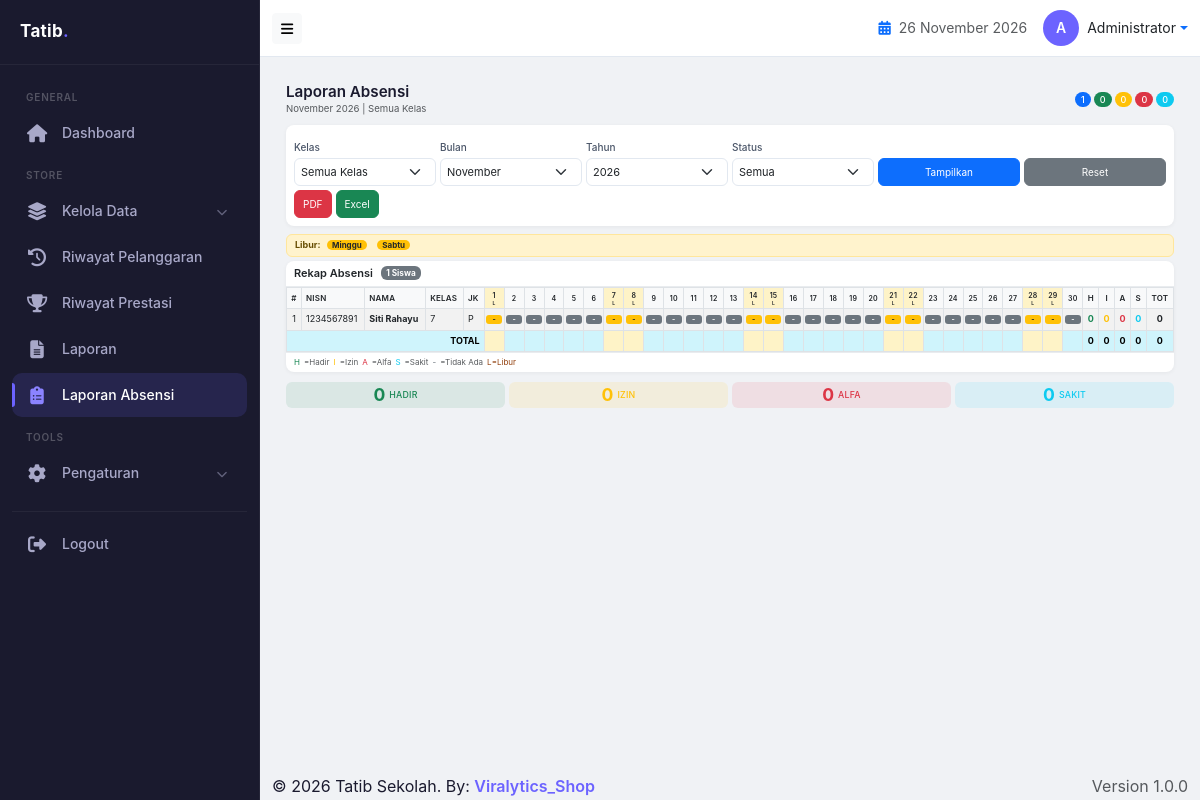
/admin/laporan_absensi.php (signed in), run on the app's committed database.
### tables this page shows
CREATE TABLE `users` (
  `id` int(11) NOT NULL,
  `username` varchar(50) NOT NULL,
  `password` varchar(255) NOT NULL,
  `nama_lengkap` varchar(100) NOT NULL,
  `nip` varchar(20) DEFAULT NULL,
  `role` enum('admin','guru','bk','walikelas') DEFAULT 'guru',
  `jabatan` varchar(50) DEFAULT NULL,
  `no_hp` varchar(15) DEFAULT NULL,
  `foto` varchar(100) DEFAULT NULL,
  `is_piket` tinyint(1) DEFAULT '0',
  `is_bk` tinyint(1) DEFAULT '0',
  `is_walikelas` tinyint(1) DEFAULT '0',
  `created_at` timestamp NOT NULL DEFAULT CURRENT_TIMESTAMP
);

CREATE TABLE `hari_libur` (
  `id` int(11) NOT NULL,
  `tanggal` date DEFAULT NULL,
  `hari` varchar(20) DEFAULT NULL,
  `keterangan` varchar(255) DEFAULT NULL,
  `jenis` enum('otomatis_harian','otomatis_tanggal','custom') DEFAULT 'custom',
  `is_active` tinyint(1) DEFAULT '1',
  `created_at` timestamp NOT NULL DEFAULT CURRENT_TIMESTAMP,
  `updated_at` timestamp NULL DEFAULT NULL ON UPDATE CURRENT_TIMESTAMP
);

CREATE TABLE `siswa` (
  `id` int(11) NOT NULL,
  `nisn` varchar(20) NOT NULL,
  `nama_siswa` varchar(100) NOT NULL,
  `kelas_id` int(11) DEFAULT NULL,
  `jenis_kelamin` enum('L','P') DEFAULT NULL,
  `tempat_lahir` varchar(50) DEFAULT NULL,
  `tanggal_lahir` date DEFAULT NULL,
  `alamat` text,
  `no_hp` varchar(15) DEFAULT NULL,
  `poin` int(11) DEFAULT '0',
  `foto` varchar(100) DEFAULT NULL,
  `created_at` timestamp NOT NULL DEFAULT CURRENT_TIMESTAMP
);

CREATE TABLE `kelas` (
  `id` int(11) NOT NULL,
  `nama_kelas` varchar(20) NOT NULL,
  `tingkat` varchar(10) DEFAULT NULL,
  `jurusan` varchar(20) DEFAULT NULL,
  `wali_kelas_id` int(11) DEFAULT NULL,
  `tahun_ajaran` varchar(20) DEFAULT NULL,
  `created_at` timestamp NOT NULL DEFAULT CURRENT_TIMESTAMP
);

### admin/laporan_absensi.php (the view, shortened to what the rows shown need)
<?php
require_once __DIR__ . '/../includes/config.php';
require_once __DIR__ . '/../includes/db.php';
function getSemuaHariLibur() {
    $conn = getDB();
    $check = $conn->query("SHOW TABLES LIKE 'hari_libur'");
    $check_col = $conn->query("SHOW COLUMNS FROM hari_libur LIKE 'hari'");
    $query = "SELECT * FROM hari_libur WHERE is_active = 1";
    $result = $conn->query($query);
    $data = [];
    if ($result && $result->num_rows > 0) {
        while ($row = $result->fetch_assoc()) {
            $data[] = $row;
        }
    }
    return $data;
}
function isHariLibur($tanggal) {
    $hari_libur = $_SESSION['hari_libur_cache_admin'] ?? [];
    $hari = date('l', strtotime($tanggal));
    $hari_indonesia = [
        'Monday' => 'Senin', 'Tuesday' => 'Selasa', 'Wednesday' => 'Rabu',
        'Thursday' => 'Kamis', 'Friday' => 'Jumat', 'Saturday' => 'Sabtu',
        'Sunday' => 'Minggu'
    ];
    $hari_indo = $hari_indonesia[$hari] ?? $hari;
    foreach ($hari_libur as $libur) {
        if ($libur['jenis'] == 'otomatis_harian' && $libur['hari'] == $hari_indo) {
            return true;
        }
    }
    return false;
}
$hari_libur_all = getSemuaHariLibur();
$kelas_id = isset($_GET['kelas_id']) ? (int)$_GET['kelas_id'] : 0;
$bulan = isset($_GET['bulan']) ? (int)$_GET['bulan'] : date('m');
$tahun = isset($_GET['tahun']) ? (int)$_GET['tahun'] : date('Y');
function getDataAbsensiAll($kelas_id = 0, $bulan, $tahun) {
    $conn = getDB();
    $query = "SELECT s.*, k.nama_kelas
              FROM siswa s
              LEFT JOIN kelas k ON s.kelas_id = k.id
              WHERE 1=1";
    $query .= " ORDER BY k.nama_kelas, s.nama_siswa";
    $siswa_list = getRows($query);
    $jumlah_hari = cal_days_in_month(CAL_GREGORIAN, $bulan, $tahun);
    $siswa_ids = array_column($siswa_list, 'id');
    $siswa_ids_str = implode(',', $siswa_ids);
    $start_date = $tahun . '-' . str_pad($bulan, 2, '0', STR_PAD_LEFT) . '-01';
    $end_date = date('Y-m-t', strtotime($start_date));
    $query_abs = "SELECT siswa_id, tanggal, status FROM absensi
                  WHERE siswa_id IN ($siswa_ids_str)
                  AND tanggal BETWEEN '$start_date' AND '$end_date'";
    $result_abs = $conn->query($query_abs);
    $absensi_map = [];
    $data = [];
    foreach ($siswa_list as $siswa) {
        $row = [
            'siswa_id' => $siswa['id'],
            'nisn' => $siswa['nisn'],
            'nama_siswa' => $siswa['nama_siswa'],
            'jenis_kelamin' => $siswa['jenis_kelamin'],
            'nama_kelas' => $siswa['nama_kelas'] ?? '-',
            'kelas_id' => $siswa['kelas_id'],
            'absensi' => [],
            'total_hadir' => 0,
            'total_izin' => 0,
            'total_alfa' => 0,
            'total_sakit' => 0,
            'total_absensi' => 0
        ];
        for ($i = 1; $i <= $jumlah_hari; $i++) {
            $tanggal = $tahun . '-' . str_pad($bulan, 2, '0', STR_PAD_LEFT) . '-' . str_pad($i, 2, '0', STR_PAD_LEFT);
            $key = $siswa['id'] . '|' . $tanggal;
            if (isset($absensi_map[$key])) {
                $status = $absensi_map[$key];
                $row['absensi'][$i] = $status;
                if ($status == 'H') $row['total_hadir']++;
                elseif ($status == 'I') $row['total_izin']++;
                elseif ($status == 'A') $row['total_alfa']++;
                elseif ($status == 'S') $row['total_sakit']++;
            } else {
                $row['absensi'][$i] = '-';
            }
        }
        $row['total_absensi'] = $row['total_hadir'] + $row['total_izin'] + $row['total_alfa'] + $row['total_sakit'];
        $data[] = $row;
    }
    return $data;
}
$data_absensi = getDataAbsensiAll($kelas_id, $bulan, $tahun);
$jumlah_hari = cal_days_in_month(CAL_GREGORIAN, $bulan, $tahun);
$hari_libur_cache = [];
for ($i = 1; $i <= $jumlah_hari; $i++) {
    $tanggal = $tahun . '-' . str_pad($bulan, 2, '0', STR_PAD_LEFT) . '-' . str_pad($i, 2, '0', STR_PAD_LEFT);
    $hari_libur_cache[$i] = isHariLibur($tanggal);
}
include __DIR__ . '/../includes/header.php';
?>
<div class="container-fluid dashboard-container">
    <?php if (count($hari_libur_all) > 0): ?>
        <div class="alert alert-warning py-1 px-2 mb-2 libur-alert">
            <strong>Libur:</strong>
            <?php foreach ($hari_libur_all as $libur):
                if ($libur['jenis'] == 'otomatis_harian') {
                    $display = $libur['hari'];
                } else {
                    $display = date('d-m-Y', strtotime($libur['tanggal']));
                }
            ?>
                <span class="badge bg-warning text-dark mx-1"><?= $display ?></span>
            <?php endforeach; ?>
        </div>
    <?php endif; ?>
    <div class="card table-card">
        <div class="card-body p-0">
            <div class="table-responsive" id="tableWrapper">
                <table class="table table-bordered table-hover table-striped mb-0 rekap-table" id="rekapTable">
                    <thead>
                        <tr>
                            <th class="text-center">#</th>
                            <th>NISN</th>
                            <th>Nama</th>
                            <th>Kelas</th>
                            <th>JK</th>
                            <?php for ($i = 1; $i <= $jumlah_hari; $i++): ?>
                                <th class="text-center day-header <?= $hari_libur_cache[$i] ? 'libur-day' : '' ?>">
                                    <?= $i ?>
                                    <?php if ($hari_libur_cache[$i]): ?>
                                        <span class="libur-icon">L</span>
                                    <?php endif; ?>
                                </th>
                            <?php endfor; ?>
                            <th class="text-center">H</th>
                            <th class="text-center">I</th>
                            <th class="text-center">A</th>
                            <th class="text-center">S</th>
                            <th class="text-center">Tot</th>
                        </tr>
                    </thead>
                    <tbody id="tableBody">
                        <?php if (count($data_absensi) > 0): ?>
                            <?php $no = 1; ?>
                            <?php foreach ($data_absensi as $row): ?>
                                <tr>
                                    <td class="text-center"><?= $no++ ?></td>
                                    <td><?= $row['nisn'] ?></td>
                                    <td><strong><?= htmlspecialchars($row['nama_siswa']) ?></strong></td>
                                    <td><?= htmlspecialchars($row['nama_kelas']) ?></td>
                                    <td><?= $row['jenis_kelamin'] == 'L' ? 'L' : 'P' ?></td>
                                    <?php for ($i = 1; $i <= $jumlah_hari; $i++):
                                        $status = isset($row['absensi'][$i]) ? $row['absensi'][$i] : '-';
                                        $is_libur = $hari_libur_cache[$i];
                                        $badge_class = $status == 'H' ? 'bg-success' : ($status == 'I' ? 'bg-warning' : ($status == 'A' ? 'bg-danger' : ($status == 'S' ? 'bg-info' : 'bg-secondary')));
                                        if ($is_libur) {
                                            $badge_class = 'bg-warning text-dark';
                                        }
                                    ?>
                                        <td class="text-center status-cell">
                                            <span class="badge <?= $badge_class ?> status-badge">
                                                <?= $status ?>
                                            </span>
                                        </td>
                                    <?php endfor; ?>
                                    <td class="text-center fw-bold text-success"><?= $row['total_hadir'] ?></td>
                                    <td class="text-center fw-bold text-warning"><?= $row['total_izin'] ?></td>
                                    <td class="text-center fw-bold text-danger"><?= $row['total_alfa'] ?></td>
                                    <td class="text-center fw-bold text-info"><?= $row['total_sakit'] ?></td>
                                    <td class="text-center fw-bold"><?= $row['total_absensi'] ?></td>
                                </tr>
                            <?php endforeach; ?>
                        <?php endif; ?>
                    </tbody>
                </table>
            </div>
        </div>
    </div>
</div>
<?php include __DIR__ . '/../includes/footer.php'; ?>

### includes/header.php (shortened to what the rows shown need)
<?php
$user = getCurrentUser();
?>
<!DOCTYPE html>
<html lang="id">
<head>
    <link href="https://cdn.jsdelivr.net/npm/bootstrap@5.3.0/dist/css/bootstrap.min.css" rel="stylesheet">
    <link href="https://cdnjs.cloudflare.com/ajax/libs/font-awesome/6.4.0/css/all.min.css" rel="stylesheet">
</head>
<body>
    <div class="app-wrapper">
        <div class="main-content">
            <nav class="navbar navbar-custom">
                <div class="container-fluid">
                    <div class="d-flex align-items-center ms-auto">
                        <div class="dropdown">
                            <a href="#" class="d-flex align-items-center text-decoration-none dropdown-toggle" data-bs-toggle="dropdown">
                                <div class="avatar-circle">
                                    <?= strtoupper(substr($user['nama_lengkap'] ?? 'U', 0, 1)) ?>
                                </div>
                                <span class="ms-2 d-none d-md-inline text-dark" style="font-size:14px;">
                                    <?= $user['nama_lengkap'] ?? 'User' ?>
                                </span>
                            </a>
                        </div>
                    </div>
                </div>
            </nav>
            <div class="content-wrapper">

### data on the page
users: nama_lengkap "A", nama_lengkap "Administrator"
hari_libur: hari "Minggu"
hari_libur: hari "Sabtu"
siswa: nisn "1234567891", nama_siswa "Siti Rahayu", kelas.nama_kelas "7", jenis_kelamin "P", status "-", poin "0"

### other printed values
$nama_bulan "November"
$tahun "2026"
$nama_kelas_filter "Semua Kelas"
count($data_absensi) "1"
$total_hadir "0"
$total_izin "0"
$total_alfa "0"
$total_sakit "0"
$total_hadir + $total_izin + $total_alfa + $total_sakit "0"
APP_NAME "Tatib Sekolah"
APP_VERSION "1.0.0"
form field bulan "November"
form field tahun "2026"
